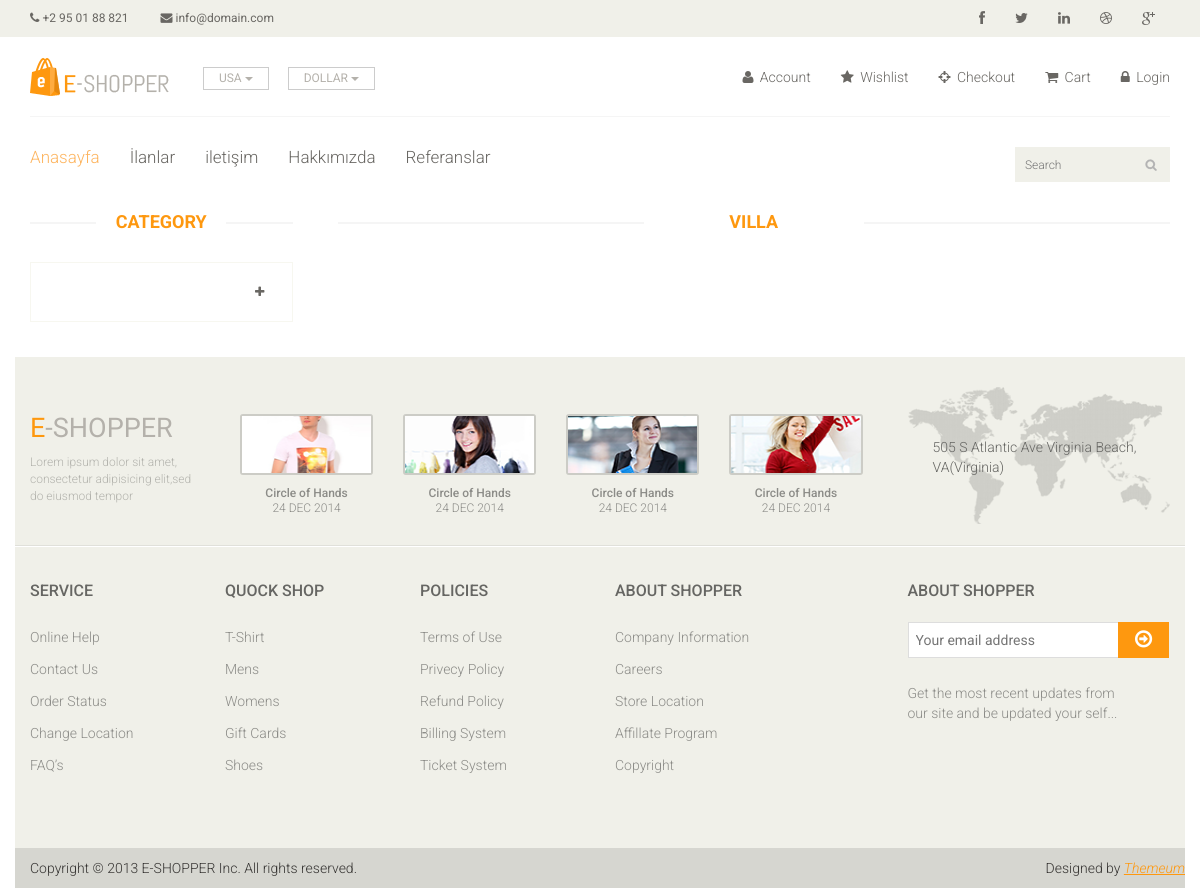
Before: /category/9/Villa/ with the older database file.
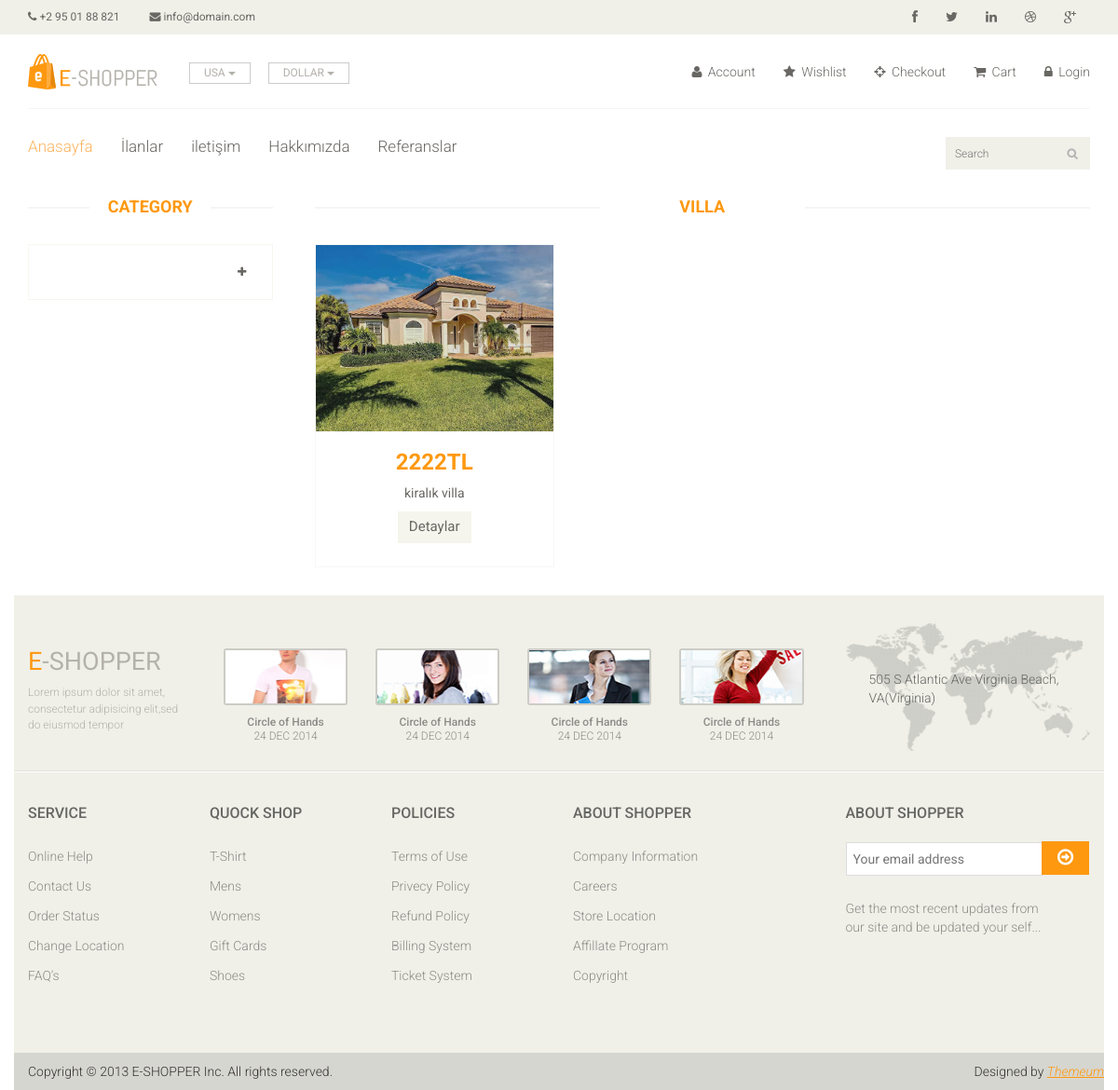
After: the same page with the newer database file.
### house/models.py (models this page shows, shortened)
class House(models.Model):
    STATUS = (
        ('True', 'Evet'),
        ('False', 'Hayır'),
    )
    BALCONY = (
        ('Existent', 'Var'),
        ('Absent', 'Yok'),
    )
    HEATING = (
        ('Yok', 'Yok'),
        ('Soba', 'Soba'),
        ('Kombi', 'Kombi'),
        ('Merkezi', 'Merkezi'),
    )
    STUFF = (
        ('True', 'Evet'),
        ('False', 'Hayır'),
    )
    ROOM = (
        ('1+0', '1+0'),
        ('1+1', '1+1'),
        ('2+0', '2+0'),
        ('2+1', '2+1'),
        ('3+1', '3+1'),
    )
    category = models.ForeignKey(Category, on_delete=models.CASCADE)
    title = models.CharField(max_length=30, blank=True)
    keywords = models.CharField(max_length=255, blank=True)
    description = models.CharField(max_length=255, blank=True)
    image = models.ImageField(blank=True, upload_to='images/')
    address = models.TextField()
    price = models.IntegerField(blank=True)
    room = models.CharField(max_length=30, choices=ROOM, blank=True)
    balcony = models.CharField(max_length=30, choices=BALCONY, blank=True)
    heating = models.CharField(max_length=30, choices=HEATING, blank=True)
    stuff = models.CharField(max_length=30, choices=STUFF, blank=True)
    status = models.CharField(max_length=30, choices=STATUS)
    detail = RichTextUploadingField(blank=True)
    slug = models.SlugField(blank=True, max_length=255)
    parent = models.ForeignKey('self', blank=True, null=True, related_name='children', on_delete=models.CASCADE)
    create_at = models.DateTimeField(auto_now_add=True)
    update_at = models.DateTimeField(auto_now=True)
    def image_tag(self):
        if self.image:
            return mark_safe('<img src="%s" style="width: 45px; height:45px;" />' % self.image.url)
        else:
            return 'No Image Found'
    image_tag.short_description = 'Image'

### home/views.py (the view)
# urls.py: path('category/<int:id>/<slug:slug>/', views.category_houses, name='category_houses'),
def category_houses(request, id, slug):
    category = Category.objects.all()
    categorydata = Category.objects.get(pk=id)
    house = House.objects.filter(category_id=id)
    context = {'house': house,
               'category': category,
               'categorydata': categorydata}
    return render(request, 'houses.html', context)
    image_tag.short_description = 'Image'

### home/templates/houses.html (shortened to what this page needs)
{% extends "homebase.html" %}
{% block sidebar %}
    {% include "sidebar.html" %}
{% endblock %}
{% block content %}
    <section>
        <div class="container">
            <div class="row">
                <div class="col-sm-9 padding-right">
                    <div class="features_items">
                        <h2 class="title text-center">{{ categorydata.title}}</h2>
                        {% for rs in house %}
                            <div class="col-sm-4">
                                <div class="product-image-wrapper">
                                    <div class="single-products">
                                        <div class="productinfo text-center">
                                            <img src="{{ rs.image.url }}" style="width: 300px; height: 200px; align-content: center" alt="">
                                            <h2>{{ rs.price }}TL</h2>
                                            <p>{{ rs.title }}</p>
                                            <a href="/house/{{ rs.id }}/{{ rs.slug }}"
                                           class="btn btn-default add-to-cart">Detaylar</a>
                                        </div>
                                    </div>
                                </div>
                            </div>
                        {% endfor %}
                    </div>
                </div>
            </div>
        </div>
    </section>
{% endblock %}

Changed rows visible on the page:
added House: image (picture), price "2222", title "kiralık villa"
